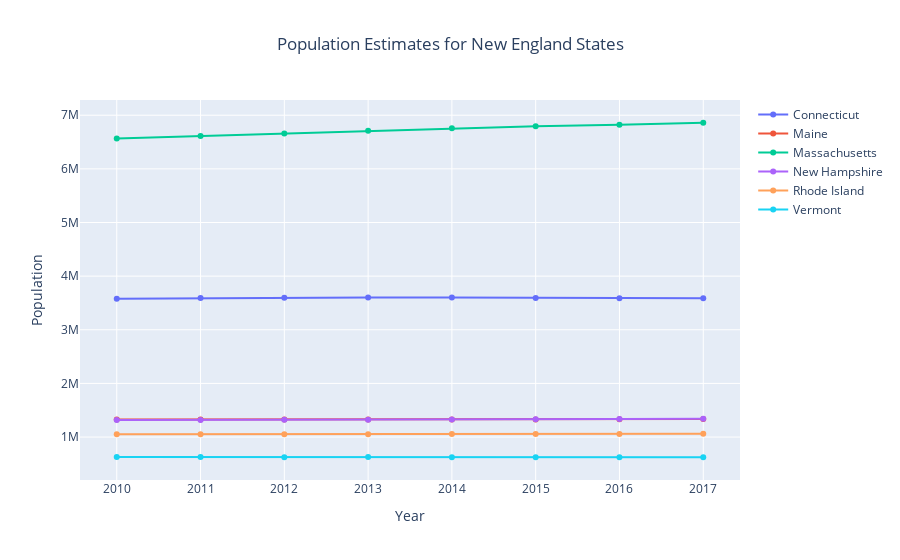

This figure's notebook cell:
### Code cell
data = [go.Scatter(x=[i[-4:] for i in df2.columns], 
                   y=df2.loc[state], 
                   mode='lines+markers', 
                   name=state) for state in df2.index]

layout = go.Layout(title='Population Estimates for New England States',
                   title_x=0.5,
                   xaxis=dict(title='Year'),
                   yaxis=dict(title='Population'))

fig = go.Figure(data=data, layout=layout)
fig.show()

### Figure 1 — Plotly figure (JSON) as saved in the notebook; plotly's stock layout.template omitted (floating-point values rounded to 4 significant figures)
{"data": [{"mode": "lines+markers", "name": "Connecticut", "type": "scatter", "x": ["2010", "2011", "2012", "2013", "2014", "2015", "2016", "2017"], "y": [3580171, 3591927, 3597705, 3602470, 3600188, 3593862, 3587685, 3588184]}, {"mode": "lines+markers", "name": "Maine", "type": "scatter", "x": ["2010", "2011", "2012", "2013", "2014", "2015", "2016", "2017"], "y": [1327568, 1327968, 1328101, 1327975, 1328903, 1327787, 1330232, 1335907]}, {"mode": "lines+markers", "name": "Massachusetts", "type": "scatter", "x": ["2010", "2011", "2012", "2013", "2014", "2015", "2016", "2017"], "y": [6564943, 6612178, 6659627, 6711138, 6757925, 6794002, 6823721, 6859819]}, {"mode": "lines+markers", "name": "New Hampshire", "type": "scatter", "x": ["2010", "2011", "2012", "2013", "2014", "2015", "2016", "2017"], "y": [1316700, 1318345, 1320923, 1322622, 1328684, 1330134, 1335015, 1342795]}, {"mode": "lines+markers", "name": "Rhode Island", "type": "scatter", "x": ["2010", "2011", "2012", "2013", "2014", "2015", "2016", "2017"], "y": [1053169, 1052154, 1052761, 1052784, 1054782, 1055916, 1057566, 1059639]}, {"mode": "lines+markers", "name": "Vermont", "type": "scatter", "x": ["2010", "2011", "2012", "2013", "2014", "2015", "2016", "2017"], "y": [625842, 626210, 625606, 626044, 625665, 624455, 623354, 623657]}], "layout": {"title": {"text": "Population Estimates for New England States", "x": 0.5}, "xaxis": {"title": {"text": "Year"}}, "yaxis": {"title": {"text": "Population"}}}}
